Frame 1 (no input): blank canvas, image omitted
Frame 60 (the mouse pressed at the canvas centre just before this capture): blank canvas, image omitted
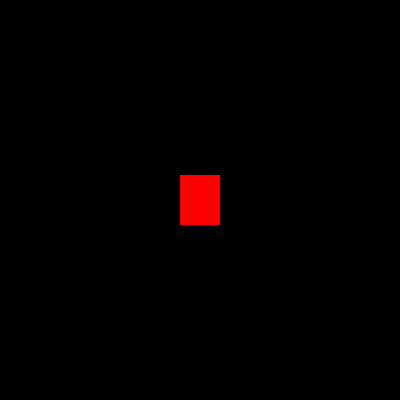
Frame 120 (the mouse held since frame 60 and released just before this capture)

The Processing sketch whose frames 1 and 60 were blank and that drew this single picture after the mouse press (run headless with seeded random() and noise(); from frame 60 on, the mouse is pressed at the canvas centre):

// Processing sketch: processing_34745
// ── processing_34745.pde


void setup(){
  size(400,400);
  smooth();
  frameRate(60);
  
}

void draw(){
  background(0);
  int speed=abs(mouseX-pmouseX);
  colorMode(HSB,100);
  int h=speed;
  noStroke();
  fill(h,100,100);
  rectMode(CENTER);
  rect(mouseX,200,mouseY/5,50);
  
}
